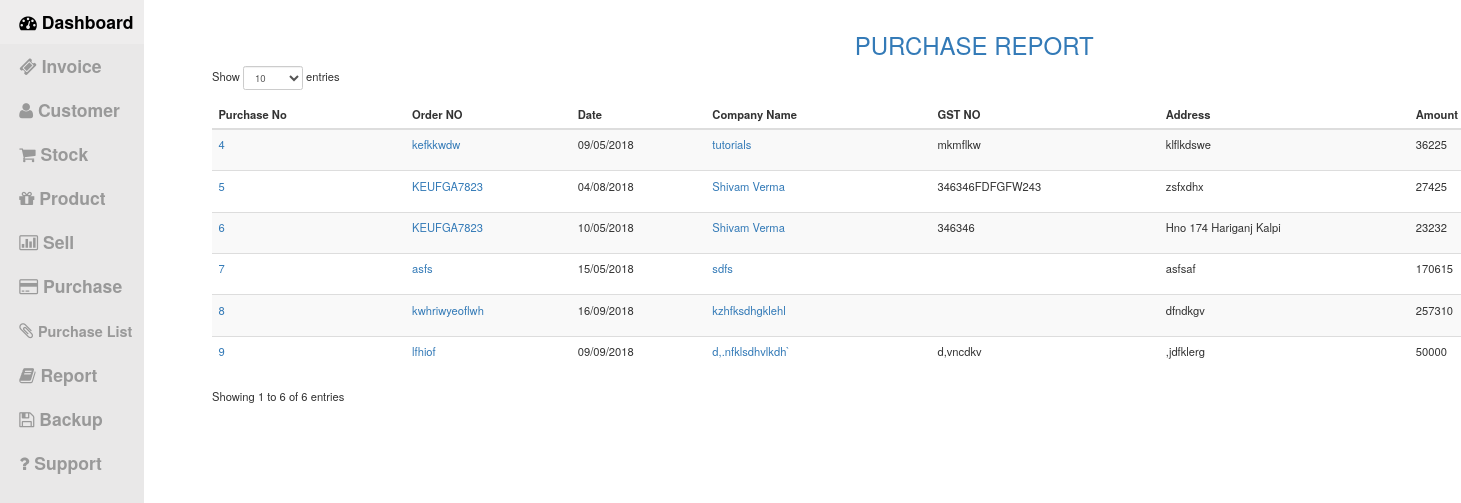
The app's page /purchase_list.php with its own data.
### tables this page shows
CREATE TABLE "purchase" (
	`id`	INTEGER NOT NULL PRIMARY KEY AUTOINCREMENT,
	`name`	TEXT NOT NULL,
	`address`	TEXT NOT NULL,
	`gst`	TEXT,
	`date`	DATETIME NOT NULL,
	`amount`	REAL,
	`order_id`	TEXT
);

### include/idiorm.php (called while the page is built, shortened)
<?php
    class ORM implements ArrayAccess {
        protected static $_default_config = array(
            'connection_string' => 'sqlite::memory:',
            'id_column' => 'id',
            'id_column_overrides' => array(),
            'error_mode' => PDO::ERRMODE_EXCEPTION,
            'username' => null,
            'password' => null,
            'driver_options' => null,
            'identifier_quote_character' => null,
            'limit_clause_style' => null,
            'logging' => false,
            'logger' => null,
            'caching' => false,
            'caching_auto_clear' => false,
            'return_result_sets' => false,
        );
        protected static $_config = array();
        protected static $_db = array();
        protected static $_last_statement = null;
        protected $_connection_name;
        protected $_table_name;
        protected $_values = array();
        protected $_result_columns = array('*');
        protected $_join_sources = array();
        protected $_order_by = array();
        protected $_group_by = array();
        public static function configure($key, $value = null, $connection_name = self::DEFAULT_CONNECTION) {
            if (is_array($key)) {
                foreach ($key as $conf_key => $conf_value) {
                    self::configure($conf_key, $conf_value, $connection_name);
                }
            } else {
                if (is_null($value)) {
                    $value = $key;
                    $key = 'connection_string';
                }
                self::$_config[$connection_name][$key] = $value;
            }
        }
        public static function for_table($table_name, $connection_name = self::DEFAULT_CONNECTION) {
            return new self($table_name, array(), $connection_name);
        }
        protected static function _setup_db_config($connection_name) {
            if (!array_key_exists($connection_name, self::$_config)) {
                self::$_config[$connection_name] = self::$_default_config;
            }
        }
        public static function set_db($db, $connection_name = self::DEFAULT_CONNECTION) {
            self::$_db[$connection_name] = $db;
        }
        protected static function _setup_identifier_quote_character($connection_name) {
            if (is_null(self::$_config[$connection_name]['identifier_quote_character'])) {
                self::$_config[$connection_name]['identifier_quote_character'] =
                    self::_detect_identifier_quote_character($connection_name);
            }
        }
        public static function _setup_limit_clause_style($connection_name) {
            if (is_null(self::$_config[$connection_name]['limit_clause_style'])) {
                self::$_config[$connection_name]['limit_clause_style'] =
                    self::_detect_limit_clause_style($connection_name);
            }
        }
        protected static function _detect_identifier_quote_character($connection_name) {
            switch(self::get_db($connection_name)->getAttribute(PDO::ATTR_DRIVER_NAME)) {
                case 'mysql':
                case 'sqlite':
                case 'sqlite2':
                default:
                    return '`';
            }
        }
        protected static function _detect_limit_clause_style($connection_name) {
            switch(self::get_db($connection_name)->getAttribute(PDO::ATTR_DRIVER_NAME)) {
                default:
                    return ORM::LIMIT_STYLE_LIMIT;
            }
        }
        public static function get_db($connection_name = self::DEFAULT_CONNECTION) {
            return self::$_db[$connection_name];
        }
        public static function get_last_statement() {
            return self::$_last_statement;
        }
        protected static function _execute($query, $parameters = array(), $connection_name = self::DEFAULT_CONNECTION) {
            $statement = self::get_db($connection_name)->prepare($query);
            self::$_last_statement = $statement;
            $time = microtime(true);
            $q = $statement->execute();
            return $q;
        }
        protected static function _log_query($query, $parameters, $connection_name, $query_time) {
            if (!self::$_config[$connection_name]['logging']) {
                return false;
            }
            return true;
        }
        protected function __construct($table_name, $data = array(), $connection_name = self::DEFAULT_CONNECTION) {
            $this->_table_name = $table_name;
            $this->_connection_name = $connection_name;
        }
        public function find_array() {
            return $this->_run();
        }
        protected function _build_select() {
            return $this->_join_if_not_empty(" ", array(
                $this->_build_select_start(),
                $this->_build_join(),
                $this->_build_where(),
                $this->_build_group_by(),
                $this->_build_having(),
                $this->_build_order_by(),
                $this->_build_limit(),
                $this->_build_offset(),
            ));
        }
        protected function _build_select_start() {
            $fragment = 'SELECT ';
            $result_columns = join(', ', $this->_result_columns);
            $fragment .= "{$result_columns} FROM " . $this->_quote_identifier($this->_table_name);
            return $fragment;
        }
        protected function _build_join() {
            if (count($this->_join_sources) === 0) {
                return '';
            }
            return join(" ", $this->_join_sources);
        }
        protected function _build_where() {
            return $this->_build_conditions('where');
        }
        protected function _build_having() {
            return $this->_build_conditions('having');
        }
        protected function _build_group_by() {
            if (count($this->_group_by) === 0) {
                return '';
            }
            return "GROUP BY " . join(", ", $this->_group_by);
        }
        protected function _build_conditions($type) {
            $conditions_class_property_name = "_{$type}_conditions";
            if (count($this->$conditions_class_property_name) === 0) {
                return '';
            }
            $conditions = array();
            return strtoupper($type) . " " . join(" AND ", $conditions);
        }
        protected function _build_order_by() {
            if (count($this->_order_by) === 0) {
                return '';
            }
            return "ORDER BY " . join(", ", $this->_order_by);
        }
        protected function _build_limit() {
            $fragment = '';
            return $fragment;
        }
        protected function _build_offset() {
            return '';
        }
        protected function _join_if_not_empty($glue, $pieces) {
            $filtered_pieces = array();
            foreach ($pieces as $piece) {
                if (is_string($piece)) {
                    $piece = trim($piece);
                }
                if (!empty($piece)) {
                    $filtered_pieces[] = $piece;
                }
            }
            return join($glue, $filtered_pieces);
        }
        protected function _quote_one_identifier($identifier) {
            $parts = explode('.', $identifier);
            $parts = array_map(array($this, '_quote_identifier_part'), $parts);
            return join('.', $parts);
        }
        protected function _quote_identifier($identifier) {
            if (is_array($identifier)) {
                $result = array_map(array($this, '_quote_one_identifier'), $identifier);
                return join(', ', $result);
            } else {
                return $this->_quote_one_identifier($identifier);
            }
        }
        protected function _quote_identifier_part($part) {
            $quote_character = self::$_config[$this->_connection_name]['identifier_quote_character'];
            return $quote_character .
                   str_replace($quote_character,
                               $quote_character . $quote_character,
                               $part
                   ) . $quote_character;
        }
        protected function _run() {
            $query = $this->_build_select();
            $caching_enabled = self::$_config[$this->_connection_name]['caching'];
            self::_execute($query, $this->_values, $this->_connection_name);
            $statement = self::get_last_statement();
            $rows = array();
            while ($row = $statement->fetch(PDO::FETCH_ASSOC)) {
                $rows[] = $row;
            }
            return $rows;
        }
        private function _reset_idiorm_state() {
            $this->_values = array();
            $this->_result_columns = array('*');
        }
        public function __call($name, $arguments)
        {
            $method = strtolower(preg_replace('/([a-z])([A-Z])/', '$1_$2', $name));
            if (method_exists($this, $method)) {
                return call_user_func_array(array($this, $method), $arguments);
            } else {
                throw new IdiormMethodMissingException("Method $name() does not exist in class " . get_class($this));
            }
        }
    }

### purchase_list.php (the view, shortened to what this page needs)
<?php include 'include/header.php' ?>
<div id="page-content-wrapper">
  <div class="container-fluid">
    <div class="text-center text-primary">
      <h2>PURCHASE REPORT</h2>
    </div>
    <table id="myTable" class="table table-striped table-hover">
      <thead>
        <tr>
          <th>Purchase No</th>
          <th>Order NO</th>
          <th>Date</th>
          <th>Company Name</th>
          <th>GST NO</th>
          <th>Address</th>
          <th>Amount</th>
        </tr>
      </thead>
      <tbody>
<?php
      $purchase = ORM::for_table('purchase')->find_array();
      foreach($purchase as $row) {
?>
          <tr>
            <td>
              <a href="purchase_report.php?id=<?php echo $row['id'];?>"><?php echo $row['id'];?>
            </td>
            <td>
            <a href="purchase_report.php?id=<?php echo $row['id'];?>"><?php echo $row['order_id'];?>
            </td>
            <td>
              <?php echo $row['date'];?>
            </td>
            <td>
              <a href="purchase_report.php?id=<?php echo $row['id'];?>"><?php echo $row['name'];?></a>
            </td>
            <td>
              <?php echo $row['gst'];?>
            </td>
            <td>
              <?php echo $row['address'];?>
            </td>
            <td>
              <?php echo $row['amount'];?>
            </td>
          </tr>
          <?php } ?>
      </tbody>
    </table>
  </div>
</div>
<?php include 'include/footer.php' ?>

### css/main.css (style rules this page uses)
body { overflow-x: hidden; zoom: 80%; }
#page-content-wrapper { width: 120%; position: fixed; padding: 15px; left: 50px; }
#wrapper.toggled #page-content-wrapper { position: absolute; margin-right: -250px; }
@media (min-width:768px) { #page-content-wrapper { padding: 20px; position: relative; } }
@media (min-width:768px) { #wrapper.toggled #page-content-wrapper { position: relative; margin-right: 0; } }

### records on screen
purchase: id "4", order "kefkkwdw", date "09/05/2018", name "tutorials", gst "mkmflkw", address "klflkdswe", amount "36225"
purchase: id "5", order "KEUFGA7823", date "04/08/2018", name "Shivam Verma", gst "346346FDFGFW243", address "zsfxdhx", amount "27425"
purchase: id "6", order "KEUFGA7823", date "10/05/2018", name "Shivam Verma", gst "346346", address "Hno 174 Hariganj Kalpi", amount "23232"
purchase: id "7", order "asfs", date "15/05/2018", name "sdfs", address "asfsaf", amount "170615"
purchase: id "8", order "kwhriwyeoflwh", date "16/09/2018", name "kzhfksdhgklehl", address "dfndkgv", amount "257310"
purchase: id "9", order "lfhiof", date "09/09/2018", name "d,.nfklsdhvlkdh`", gst "d,vncdkv", address ",jdfklerg", amount "50000"
